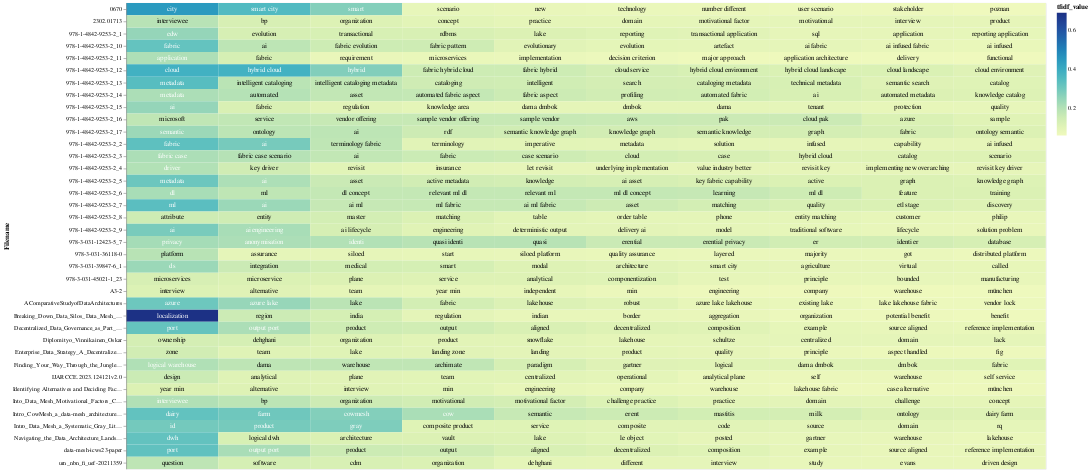

The cell this chart's notebook holds for it:
### Code cell
chart_tfidf

### Figure 1 — Vega-Lite specification as saved in the notebook (floating-point values rounded to 4 significant figures; data arrays with more than 128 entries replaced by an {"elided": "..."} marker saying what was removed)
{"config": {"view": {"continuousWidth": 300, "continuousHeight": 300}}, "layer": [{"mark": {"type": "rect"}, "encoding": {"color": {"field": "tfidf_value", "type": "quantitative"}, "text": {"field": "topic_word", "type": "nominal"}, "x": {"axis": null, "field": "rank", "type": "ordinal"}, "y": {"field": "Filename", "type": "nominal"}}, "transform": [{"window": [{"op": "rank", "field": "", "as": "rank"}], "groupby": ["Filename"], "sort": [{"field": "tfidf_value", "order": "descending"}]}]}, {"mark": {"type": "text", "baseline": "middle"}, "encoding": {"color": {"condition": {"test": "(datum.tfidf_value >= 0.2)", "value": "white"}, "value": "black"}, "text": {"field": "topic_word", "type": "nominal"}, "x": {"axis": null, "field": "rank", "type": "ordinal"}, "y": {"field": "Filename", "type": "nominal"}}, "transform": [{"window": [{"op": "rank", "field": "", "as": "rank"}], "groupby": ["Filename"], "sort": [{"field": "tfidf_value", "order": "descending"}]}]}], "data": {"name": "data-0dd0def1247e4cfb6abf8276eb68cd50"}, "width": 1500, "$schema": "https://vega.github.io/schema/vega-lite/v5.15.1.json", "datasets": {"data-0dd0def1247e4cfb6abf8276eb68cd50": {"elided": "380 records"}}}
